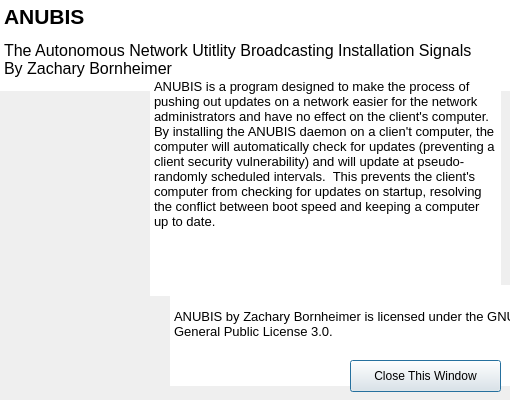
<?xml version="1.0" encoding="UTF-8"?>
<ui version="4.0">
 <class>aboutANUBIS</class>
 <widget class="QDialog" name="aboutANUBIS">
  <property name="geometry">
   <rect>
    <x>0</x>
    <y>0</y>
    <width>510</width>
    <height>400</height>
   </rect>
  </property>
  <property name="minimumSize">
   <size>
    <width>510</width>
    <height>400</height>
   </size>
  </property>
  <property name="maximumSize">
   <size>
    <width>510</width>
    <height>400</height>
   </size>
  </property>
  <property name="baseSize">
   <size>
    <width>510</width>
    <height>400</height>
   </size>
  </property>
  <property name="windowTitle">
   <string>About ANUBIS</string>
  </property>
  <property name="windowIcon">
   <iconset resource="resources.qrc">
    <normaloff>:/img/ANUBIS.ico</normaloff>:/img/ANUBIS.ico</iconset>
  </property>
  <property name="toolTip">
   <string>About ANUBIS</string>
  </property>
  <property name="whatsThis">
   <string>About ANUBIS</string>
  </property>
  <property name="styleSheet">
   <string notr="true">#aboutANUBIS {
	image: url(:/img/anubis.png);
	margin-left: -300px;
	margin-bottom: -188px;
	position: absolute;
    color: gray;
}

.QTextBrowser {
border:none;
background-image: url(:/img/alpha.png);
}</string>
  </property>
  <widget class="QTextBrowser" name="Title">
   <property name="geometry">
    <rect>
     <x>0</x>
     <y>0</y>
     <width>561</width>
     <height>91</height>
    </rect>
   </property>
   <property name="styleSheet">
    <string notr="true">border: none;</string>
   </property>
   <property name="html">
    <string>&lt;!DOCTYPE HTML PUBLIC &quot;-//W3C//DTD HTML 4.0//EN&quot; &quot;http://www.w3.org/TR/REC-html40/strict.dtd&quot;&gt;
&lt;html&gt;&lt;head&gt;&lt;meta name=&quot;qrichtext&quot; content=&quot;1&quot; /&gt;&lt;style type=&quot;text/css&quot;&gt;
p, li { white-space: pre-wrap; }
&lt;/style&gt;&lt;/head&gt;&lt;body style=&quot; font-family:'Lucida Grande'; font-size:13pt; font-weight:400; font-style:normal;&quot;&gt;
&lt;p style=&quot; margin-top:18px; margin-bottom:12px; margin-left:0px; margin-right:0px; -qt-block-indent:0; text-indent:0px;&quot;&gt;&lt;span style=&quot; font-size:16pt; font-weight:600;&quot;&gt;ANUBIS&lt;/span&gt;&lt;/p&gt;
&lt;p style=&quot; margin-top:0px; margin-bottom:0px; margin-left:0px; margin-right:0px; -qt-block-indent:0; text-indent:0px;&quot;&gt;&lt;span style=&quot; font-size:12pt;&quot;&gt;The Autonomous Network Utitlity Broadcasting Installation Signals&lt;br /&gt;By Zachary Bornheimer&lt;/span&gt;&lt;/p&gt;&lt;/body&gt;&lt;/html&gt;</string>
   </property>
  </widget>
  <widget class="QTextBrowser" name="info">
   <property name="geometry">
    <rect>
     <x>150</x>
     <y>75</y>
     <width>351</width>
     <height>221</height>
    </rect>
   </property>
   <property name="autoFillBackground">
    <bool>false</bool>
   </property>
   <property name="styleSheet">
    <string notr="true"/>
   </property>
   <property name="html">
    <string>&lt;!DOCTYPE HTML PUBLIC &quot;-//W3C//DTD HTML 4.0//EN&quot; &quot;http://www.w3.org/TR/REC-html40/strict.dtd&quot;&gt;
&lt;html&gt;&lt;head&gt;&lt;meta name=&quot;qrichtext&quot; content=&quot;1&quot; /&gt;&lt;style type=&quot;text/css&quot;&gt;
p, li { white-space: pre-wrap; }
&lt;/style&gt;&lt;/head&gt;&lt;body style=&quot; font-family:'Lucida Grande'; font-size:13pt; font-weight:400; font-style:normal;&quot;&gt;
&lt;p style=&quot; margin-top:0px; margin-bottom:0px; margin-left:0px; margin-right:0px; -qt-block-indent:0; text-indent:0px;&quot;&gt;&lt;span style=&quot; font-size:10pt;&quot;&gt;ANUBIS is a program designed to make the process of pushing out updates on a network easier for the network administrators and have no effect on the client's computer.  By installing the ANUBIS daemon on a clien't computer, the computer will automatically check for updates (preventing a client security vulnerability) and will update at pseudo-randomly scheduled intervals.  This prevents the client's computer from checking for updates on startup, resolving the conflict between boot speed and keeping a computer up to date.&lt;/span&gt;&lt;/p&gt;&lt;/body&gt;&lt;/html&gt;</string>
   </property>
  </widget>
  <widget class="QTextBrowser" name="license">
   <property name="geometry">
    <rect>
     <x>170</x>
     <y>285</y>
     <width>361</width>
     <height>101</height>
    </rect>
   </property>
   <property name="html">
    <string>&lt;!DOCTYPE HTML PUBLIC &quot;-//W3C//DTD HTML 4.0//EN&quot; &quot;http://www.w3.org/TR/REC-html40/strict.dtd&quot;&gt;
&lt;html&gt;&lt;head&gt;&lt;meta name=&quot;qrichtext&quot; content=&quot;1&quot; /&gt;&lt;style type=&quot;text/css&quot;&gt;
p, li { white-space: pre-wrap; }
&lt;/style&gt;&lt;/head&gt;&lt;body style=&quot; font-family:'Lucida Grande'; font-size:13pt; font-weight:400; font-style:normal;&quot;&gt;
&lt;p style=&quot; margin-top:0px; margin-bottom:0px; margin-left:0px; margin-right:0px; -qt-block-indent:0; text-indent:0px;&quot;&gt;&lt;span style=&quot; font-size:10pt;&quot;&gt;&lt;br /&gt;ANUBIS by Zachary Bornheimer is licensed under the GNU General Public License 3.0.&lt;/span&gt;&lt;/p&gt;&lt;/body&gt;&lt;/html&gt;</string>
   </property>
  </widget>
  <widget class="QPushButton" name="okayButton">
   <property name="geometry">
    <rect>
     <x>350</x>
     <y>360</y>
     <width>151</width>
     <height>32</height>
    </rect>
   </property>
   <property name="text">
    <string>Close This Window</string>
   </property>
  </widget>
 </widget>
 <resources>
  <include location="resources.qrc"/>
 </resources>
 <connections/>
</ui>
